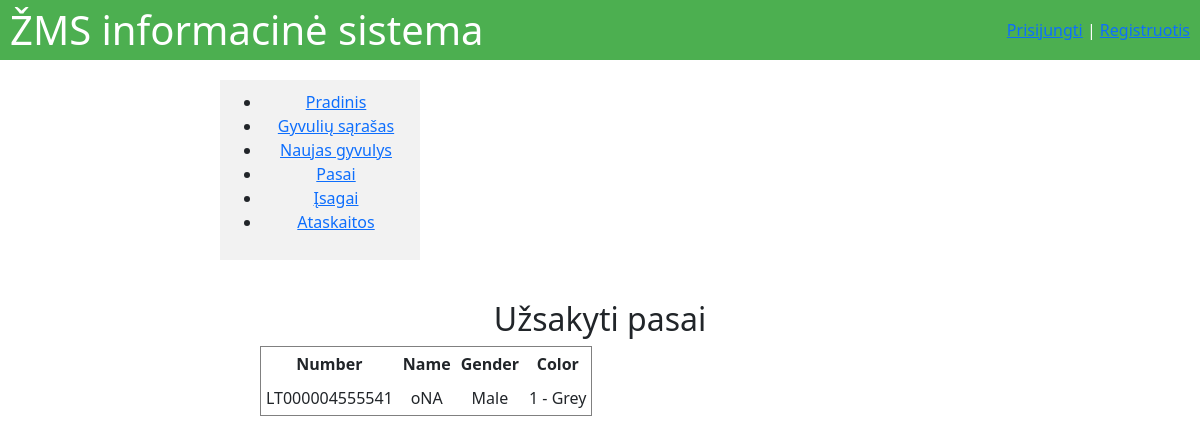
The page /ordered_passports/ on the database its author committed.
### main/models.py (models this page shows, shortened)
class Animal(models.Model):
    number = models.CharField(max_length=14,null=True, blank=True,unique=True)
    gender = models.CharField(max_length=10,null=True, blank=True, choices=[('male', 'Male'), ('female', 'Female')])
    color = models.CharField(max_length=50,choices=COLOR_CHOICES, blank=True, null=True)
    name = models.CharField(max_length=50, blank=True, null=True)
    weight = models.DecimalField(max_digits=6, decimal_places=2, blank=True, null=True)
    birth_date = models.DateField(blank=True, null=True)
    mother = models.ForeignKey(
        'self',
        on_delete=models.SET_NULL,
        null=True,
        blank=True,
        related_name='offspring'
    )
    has_isagai = models.BooleanField(default=False)
    has_passport = models.BooleanField(default=False)
    owner = models.ForeignKey(
        settings.AUTH_USER_MODEL,
        on_delete=models.CASCADE,
        related_name='animals',
        null=True, blank=True
    )

### main/views.py (the view)
# urls.py: path('ordered_passports/', views.ordered_passports, name='ordered_passports'),
def ordered_passports(request):
    ordered_animals = Animal.objects.filter(has_passport=True)
    return render(request, 'main/ordered_passports.html', {'animals': ordered_animals})

### templates/main/ordered_passports.html
{% extends 'main/base.html' %}
{% block content %}
<div class="content-container">
<h2>Užsakyti pasai</h2>
{% if animals %}
  <table border="1" cellspacing="0" cellpadding="5">
    <thead>
      <tr>
        <th>Number</th>
        <th>Name</th>
        <th>Gender</th>
        <th>Color</th>
      </tr>
    </thead>
    <tbody>
      {% for animal in animals %}
        <tr>
          <td>{{ animal.number }}</td>
          <td>{{ animal.name }}</td>
          <td>{{ animal.get_gender_display }}</td>
          <td>{{ animal.get_color_display }}</td>
        </tr>
      {% endfor %}
    </tbody>
  </table>
{% else %}
  <p>Nėra gyvulių, kuriems užsakyti pasai.</p>
{% endif %}
</div>
{% endblock %}

### static/css/style.css (style rules this page uses)
html, body { margin: 0; padding: 0; height: 100%; box-sizing: border-box; }
*, *:before, *:after { box-sizing: inherit; }
.content-container { max-width: 800px; margin: 0 auto; padding: 20px; text-align: center; }

### rows shown on the page
Animal: number "LT000004555541", name "oNA", gender "Male", color "1 - Grey"
